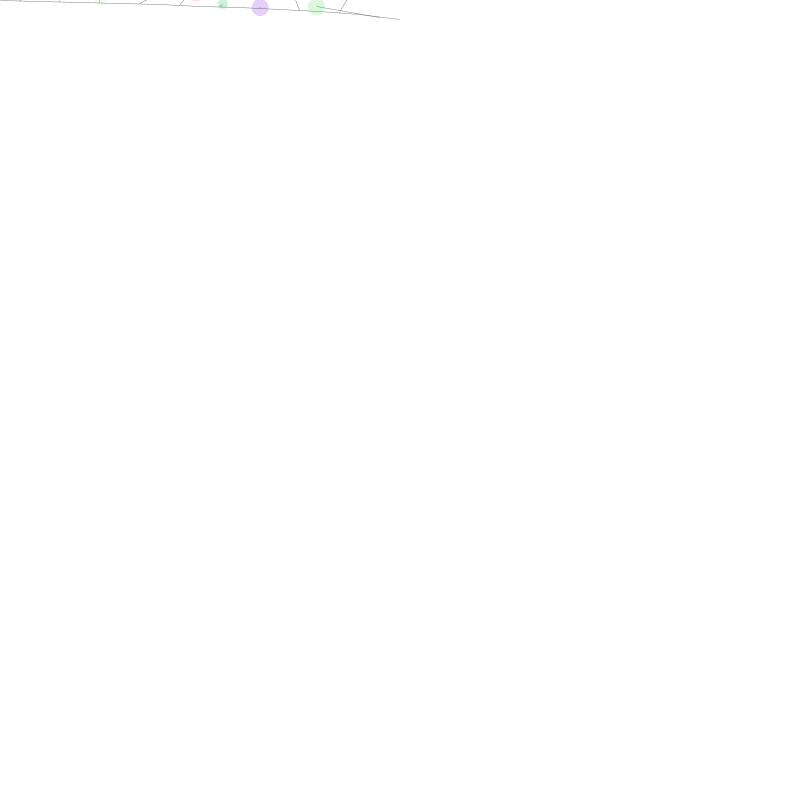
Frame 1 (no input)
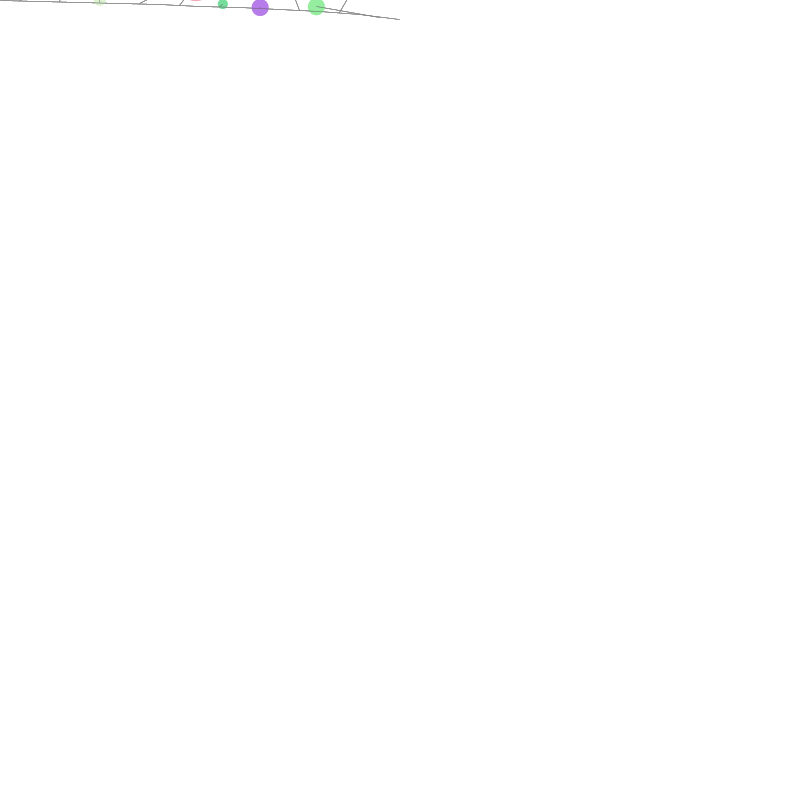
Frame 60 (the mouse pressed at the canvas centre just before this capture)
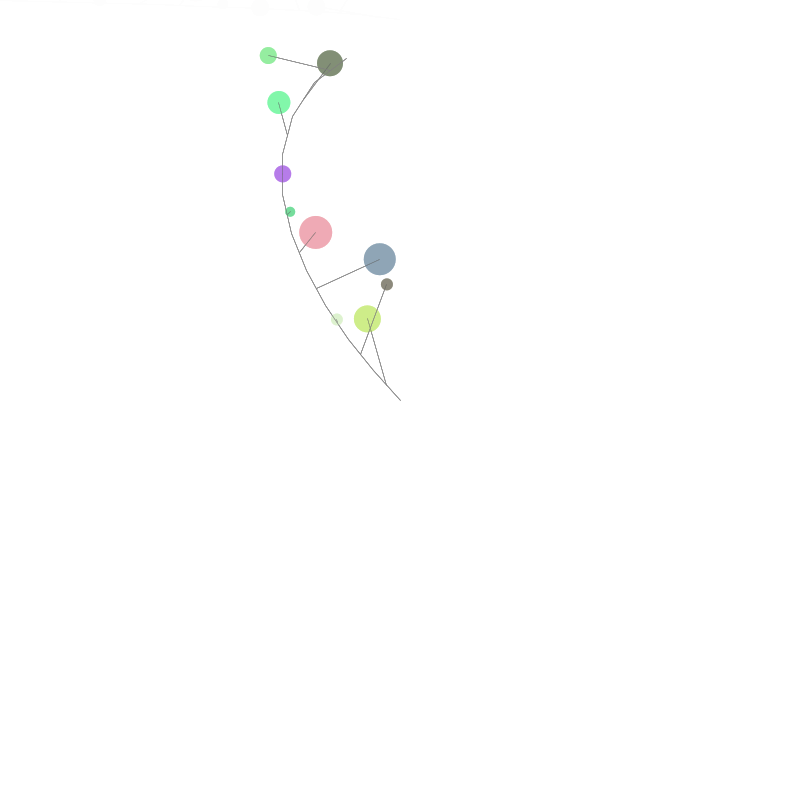
Frame 120 (the mouse held since frame 60 and released just before this capture)

The Processing sketch that drew these frames (run headless with seeded random() and noise(); from frame 60 on, the mouse is pressed at the canvas centre):

// Processing sketch: Beastly
// ── Beastly.pde

boolean debug = true;
Beast beast;

void setup() {
  size(800, 800);
  background(255);
  noStroke();

  beast = new Beast(10);
}


void draw() {
  if (frameCount % 1 == 0) {
    fill(255, 50);
    rect(0, 0, width, height);
  }
  //fill(255, 5);
  //rect(0, 0, width, height);
  beast.display();
}  

// ── Beast.pde
// Based on work by Daniel Shiffman
// http://codingtra.in
// http://patreon.com/codingtrain
// Video: https://youtu.be/hbgDqyy8bIw

class Beast {
  BeastSegment tentacle;
  Beast(int _numSegments) {
    float len = (width/2)/_numSegments;
    BeastSegment current = new BeastSegment(width/2, 20, len);
    for (int i = 1; i < _numSegments; i++){
     BeastSegment next = new BeastSegment(current, len);
     current.child = next;
     current = next;
    }
    tentacle = current;
  }
  
  void display(){
   tentacle.follow(mouseX, mouseY);
   tentacle.update();
   tentacle.display();
   
   BeastSegment next = tentacle.parent;
   while (next != null) {
    next.follow();
    next.update();
    next.display();
    next = next.parent;
   }
  }
}

// ── BeastSegment.pde
class BeastSegment {
  PVector a;
  float angle = 0;
  float len;
  PVector b = new PVector();
  BeastSegment parent = null;
  BeastSegment child = null;
  int numBrushes = 1;
  ArrayList<Brush> brushes = new ArrayList<Brush>();

  BeastSegment(float x, float y, float len_) {
    a = new PVector(x, y);
    len = len_;
    calculateB();
    makeBrushes();
  }

  BeastSegment(BeastSegment parent_, float len_) {
    parent = parent_;
    a = parent.b.copy();
    len = len_;
    calculateB();
    makeBrushes();
  }

  void makeBrushes() {
    for (int i = 0; i < numBrushes; i++) {
      Brush br = new Brush(this);
      brushes.add(br);
    }
  }


  void follow() {
    float targetX = child.a.x;
    float targetY = child.a.y;
    follow(targetX, targetY);
  }

  void follow(float tx, float ty) {
    PVector target = new PVector(tx, ty);
    PVector dir = PVector.sub(target, a);
    angle = dir.heading();
    dir.setMag(len);
    dir.mult(-1);
    a = PVector.add(target, dir);
  }

  void calculateB() {
    float dx = len * cos(angle);
    float dy = len * sin(angle);
    b.set(a.x+dx, a.y+dy);
  }

  float degreesBetween(){
    return degrees(PVector.angleBetween(a, b));
  }
  
  float radiansBetween(){
    return PVector.angleBetween(a, b);
  }

  void update() {
    calculateB();
    for (Brush b : brushes) {
      b.update();
    }
  }


  void display() {
    debugDisplay();
    for (Brush b : brushes) {
      b.display();
    }
  }

  void debugDisplay() {
    if (debug) {
      stroke(128);
      strokeWeight(0.5);
      line(a.x, a.y, b.x, b.y);
    }
  }
}

// ── Brush.pde
class Brush {
  PVector brushStart, brushEnd;
  float distToBrush = 0.5;
  float radToBrush;
  int lengthOfBrush;
  int brushDiameter;
  BeastSegment parent;
  color c;

  Brush(BeastSegment bs) {
    lengthOfBrush = (int)random(100);
    brushDiameter = 10+ (int)random(30);
    radToBrush = random(PI);
    c = color(random(255), random(255), random(255), 255);
    parent = bs;
    update();
  }

  void display() {
    debugDisplay();
    fill(c,50);
    noStroke();
    ellipse(brushEnd.x, brushEnd.y, brushDiameter, brushDiameter);
  }

  void debugDisplay() {
    if (debug) {
      stroke(128);
      strokeWeight(0.5);
      line(brushStart.x, brushStart.y, brushEnd.x, brushEnd.y);
      noStroke();
    }
  }

  void update() {
    brushStart = PVector.lerp(parent.a, parent.b, distToBrush);
    brushEnd = PVector.add(brushStart, positionWith(parent.radiansBetween() - radToBrush, lengthOfBrush));
    
  }

  PVector positionWith(float angle, float length) {
    float x = cos(angle) * length;
    float y = sin(angle) * length;
    return new PVector(x, y);
  }
}
